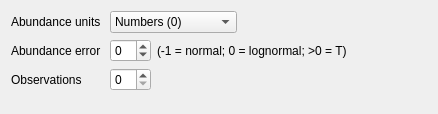
            <widget class="QWidget" name="tab_abundance">
             <attribute name="title">
              <string>Abundance</string>
             </attribute>
             <layout class="QVBoxLayout" name="verticalLayout_9">
              <item>
               <layout class="QGridLayout" name="gridLayout_abund">
                <item row="2" column="0" colspan="2">
                 <widget class="QLabel" name="label_abund_obs">
                  <property name="text">
                   <string>Observations</string>
                  </property>
                 </widget>
                </item>
                <item row="2" column="6">
                 <spacer name="horizontalSpacer_abund2">
                  <property name="orientation">
                   <enum>Qt::Horizontal</enum>
                  </property>
                  <property name="sizeHint" stdset="0">
                   <size>
                    <width>40</width>
                    <height>20</height>
                   </size>
                  </property>
                 </spacer>
                </item>
                <item row="1" column="3" colspan="6">
                 <widget class="QLabel" name="label_abund_err_info">
                  <property name="text">
                   <string>(-1 = normal; 0 = lognormal; &gt;0 = T)</string>
                  </property>
                 </widget>
                </item>
                <item row="0" column="0" colspan="2">
                 <widget class="QLabel" name="label_abund_units">
                  <property name="text">
                   <string>Abundance units </string>
                  </property>
                 </widget>
                </item>
                <item row="1" column="2">
                 <widget class="QSpinBox" name="spinBox_abund_err">
                  <property name="minimum">
                   <number>-1</number>
                  </property>
                 </widget>
                </item>
                <item row="1" column="0" colspan="2">
                 <widget class="QLabel" name="label_abund_err">
                  <property name="text">
                   <string>Abundance error </string>
                  </property>
                 </widget>
                </item>
                <item row="2" column="3" colspan="2">
                 <spacer name="horizontalSpacer_abund1">
                  <property name="orientation">
                   <enum>Qt::Horizontal</enum>
                  </property>
                  <property name="sizeType">
                   <enum>QSizePolicy::Maximum</enum>
                  </property>
                  <property name="sizeHint" stdset="0">
                   <size>
                    <width>80</width>
                    <height>20</height>
                   </size>
                  </property>
                 </spacer>
                </item>
                <item row="0" column="2" colspan="3">
                 <widget class="QComboBox" name="comboBox_abund_units">
                  <item>
                   <property name="text">
                    <string>Numbers (0)</string>
                   </property>
                  </item>
                  <item>
                   <property name="text">
                    <string>Biomass (1)</string>
                   </property>
                  </item>
                  <item>
                   <property name="text">
                    <string>F (2)</string>
                   </property>
                  </item>
                 </widget>
                </item>
                <item row="2" column="2">
                 <widget class="QSpinBox" name="spinBox_num_adund"/>
                </item>
                <item row="2" column="7">
                 <spacer name="horizontalSpacer_abund3">
                  <property name="orientation">
                   <enum>Qt::Horizontal</enum>
                  </property>
                  <property name="sizeType">
                   <enum>QSizePolicy::Maximum</enum>
                  </property>
                  <property name="sizeHint" stdset="0">
                   <size>
                    <width>80</width>
                    <height>20</height>
                   </size>
                  </property>
                 </spacer>
                </item>
                <item row="3" column="0" rowspan="2" colspan="7">
                 <layout class="QVBoxLayout" name="verticalLayout_abund"/>
                </item>
               </layout>
              </item>
             </layout>
            </widget>
